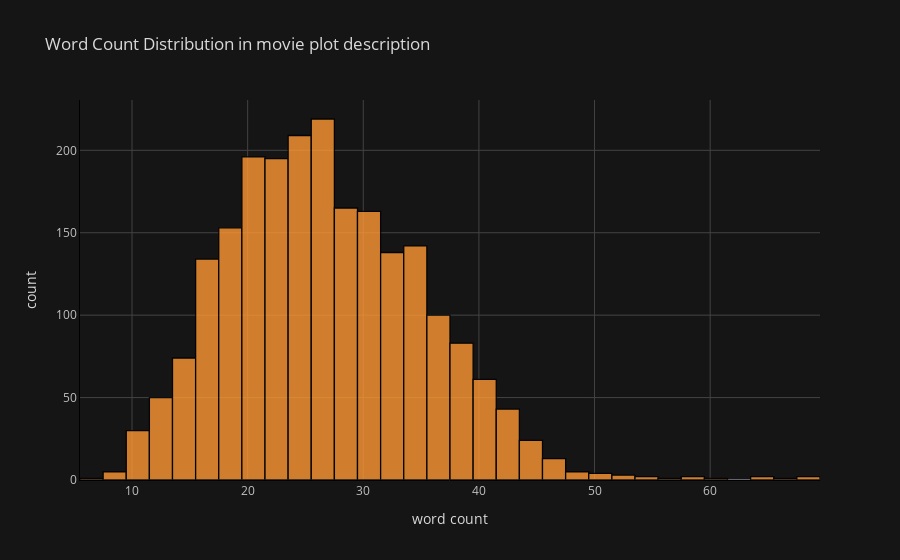

Notebook code for this chart:
### Code cell
data['word_count'].iplot(
    kind='hist',
    bins = 50,
    linecolor='black',
    xTitle='word count',
    yTitle='count',
    title='Word Count Distribution in movie plot description')

### Figure 1 — Plotly figure (JSON) as saved in the notebook; plotly's stock layout.template omitted (floating-point values rounded to 4 significant figures; data arrays with more than 128 entries replaced by an {"elided": "..."} marker saying what was removed)
{"data": [{"histfunc": "count", "histnorm": "", "marker": {"color": "rgba(255, 153, 51, 1.0)", "line": {"color": "#000000", "width": 1.3}}, "name": "word_count", "nbinsx": 50, "opacity": 0.8, "orientation": "v", "type": "histogram", "x": {"elided": "2221 int values"}}], "layout": {"barmode": "overlay", "legend": {"bgcolor": "#151516", "font": {"color": "#D9D9D9"}}, "paper_bgcolor": "#151516", "plot_bgcolor": "#151516", "title": {"font": {"color": "#D9D9D9"}, "text": "Word Count Distribution in movie plot description"}, "xaxis": {"gridcolor": "#434343", "linecolor": "black", "showgrid": true, "tickfont": {"color": "#C2C2C2"}, "title": {"font": {"color": "#D9D9D9"}, "text": "word count"}, "zerolinecolor": "#666570"}, "yaxis": {"gridcolor": "#434343", "linecolor": "black", "showgrid": true, "tickfont": {"color": "#C2C2C2"}, "title": {"font": {"color": "#D9D9D9"}, "text": "count"}, "zerolinecolor": "#666570"}}}
